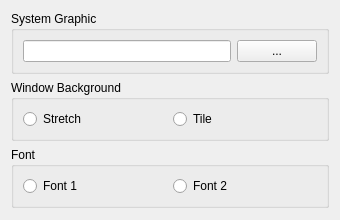
<?xml version="1.0" encoding="UTF-8"?>
<ui version="4.0">
 <class>ChangeSystemGraphicsWidget</class>
 <widget class="QWidget" name="ChangeSystemGraphicsWidget">
  <property name="geometry">
   <rect><x>0</x><y>0</y><width>340</width><height>220</height></rect>
  </property>
  <property name="windowTitle">
   <string>Change System Graphics</string>
  </property>
  <layout class="QVBoxLayout" name="verticalLayout">
   <item>
    <widget class="QGroupBox" name="groupFile">
     <property name="title"><string>System Graphic</string></property>
     <layout class="QHBoxLayout" name="layoutFile">
      <item>
       <widget class="QLineEdit" name="lineFile">
        <property name="readOnly"><bool>true</bool></property>
       </widget>
      </item>
      <item>
       <widget class="QPushButton" name="pushPick">
        <property name="sizePolicy"><sizepolicy hsizetype="Maximum" vsizetype="Fixed"><horstretch>0</horstretch><verstretch>0</verstretch></sizepolicy></property>
        <property name="toolTip"><string>Choose the image</string></property>
        <property name="text"><string>...</string></property>
       </widget>
      </item>
     </layout>
    </widget>
   </item>
   <item>
    <widget class="QGroupBox" name="groupWallpaper">
     <property name="title"><string>Window Background</string></property>
     <layout class="QHBoxLayout" name="layoutWallpaper">
      <item>
       <widget class="QRadioButton" name="radioStretch">
        <property name="text"><string>Stretch</string></property>
        <attribute name="buttonGroup"><string notr="true">groupWallpaperButtons</string></attribute>
       </widget>
      </item>
      <item>
       <widget class="QRadioButton" name="radioTile">
        <property name="text"><string>Tile</string></property>
        <attribute name="buttonGroup"><string notr="true">groupWallpaperButtons</string></attribute>
       </widget>
      </item>
     </layout>
    </widget>
   </item>
   <item>
    <widget class="QGroupBox" name="groupFont">
     <property name="title"><string>Font</string></property>
     <layout class="QHBoxLayout" name="layoutFont">
      <item>
       <widget class="QRadioButton" name="radioFont1">
        <property name="text"><string>Font 1</string></property>
        <attribute name="buttonGroup"><string notr="true">groupFontButtons</string></attribute>
       </widget>
      </item>
      <item>
       <widget class="QRadioButton" name="radioFont2">
        <property name="text"><string>Font 2</string></property>
        <attribute name="buttonGroup"><string notr="true">groupFontButtons</string></attribute>
       </widget>
      </item>
     </layout>
    </widget>
   </item>
   <item>
    <spacer name="verticalSpacer">
     <property name="orientation"><enum>Qt::Vertical</enum></property>
     <property name="sizeHint" stdset="0"><size><width>20</width><height>10</height></size></property>
    </spacer>
   </item>
  </layout>
 </widget>
 <resources/>
 <connections/>
 <buttongroups>
  <buttongroup name="groupWallpaperButtons"/>
  <buttongroup name="groupFontButtons"/>
 </buttongroups>
</ui>
